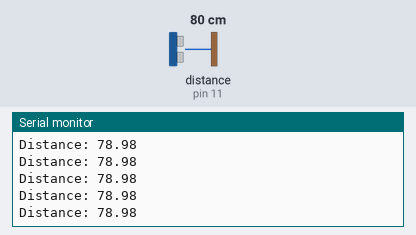
A sketch run on a simulated Arduino Uno, built with avr-gcc and run on an emulated ATmega328P. Shown: the last lines printed to the serial monitor. Wiring (inferred from the names in the program): ultrasonic range finder: trigger pin 10; echo pin 11. The test bench sets the inputs (shaded band); at power-on: distance to the obstacle (sensor on pin 11) 80 cm. The echo pulse lasts 58.3 µs per cm.

Above: at 1.2 s.
1.3 s: distance to the obstacle (sensor on pin 11) set to 2 cm
At 2.4 s:
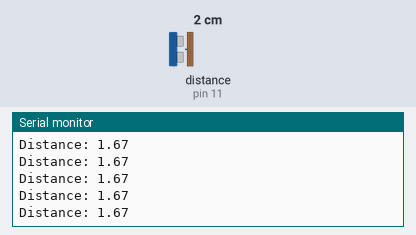
4.3 s: distance to the obstacle (sensor on pin 11) set to 120 cm
At 5.3 s:
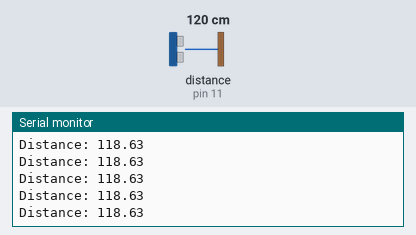
7.3 s: distance to the obstacle (sensor on pin 11) set to 18 cm
At 8.3 s:
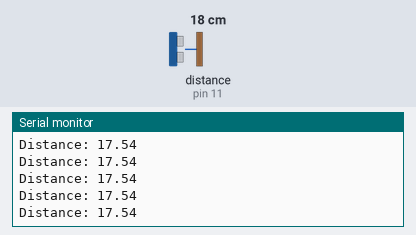
Timing chart, 0 to 10.3 s (numbered marks = the images above; inputs shaded):
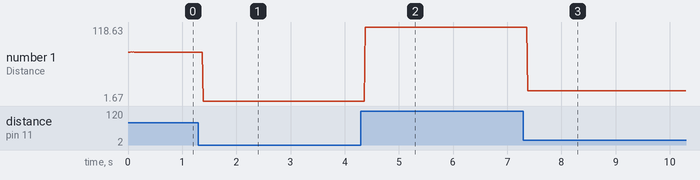

The sketch:

Ultra_Sonic_Sensor_Code.ino
```cpp
const int enA = 9;   //ENABLE pin for Motor A to provide PWM
const int enB = 10;     //ENABLE pin for Motor B to provide PWM
const int in1 = 4;   //IN1 pin for Motor A for direction
const int in2 = 5;   //IN2 pin for Motor A for direction
const int in3 = 8;     //IN3 pin for Motor B for direction
const int in4 = 7;     //IN4 pin for Motor B for direction
const int trigPin = 10; // Trigger pin for the ultrasonic sensor
const int echoPin = 11;    // Echo pin for the ultrasonic sensor

// defines variables
long duration;
float distance;
void setup() {
  pinMode(trigPin, OUTPUT); // Sets the trigPin as an Output
  pinMode(echoPin, INPUT); // Sets the echoPin as an Input
  Serial.begin(9600); // Starts the serial communication
}
void loop() {
  // Clears the trigPin
  digitalWrite(trigPin, LOW);
  delayMicroseconds(2);
  // Sets the trigPin on HIGH state for 10 micro seconds
  digitalWrite(trigPin, HIGH);
  delayMicroseconds(10);
  digitalWrite(trigPin, LOW);
  // Reads the echoPin, returns the sound wave travel time in microseconds
  duration = pulseIn(echoPin, HIGH);
  // Calculating the distance
  distance = duration * 0.034 / 2;
  // Prints the distance on the Serial Monitor
  Serial.print("Distance: ");
  Serial.println(distance);
}
```

Measured:
- after the input at 1.3 s, the serial monitor: prints a new line after 0.08 s (image 1)
- after the input at 4.3 s, the serial monitor: prints a new line after 0.08 s (image 2)
- after the input at 7.3 s, the serial monitor: prints a new line after 0.07 s (image 3)
- plotted number 1: 78.98 → 1.67 after the input at 1.3 s, 1.67 → 118.63 after the input at 4.3 s, 118.63 → 17.54 after the input at 7.3 s
